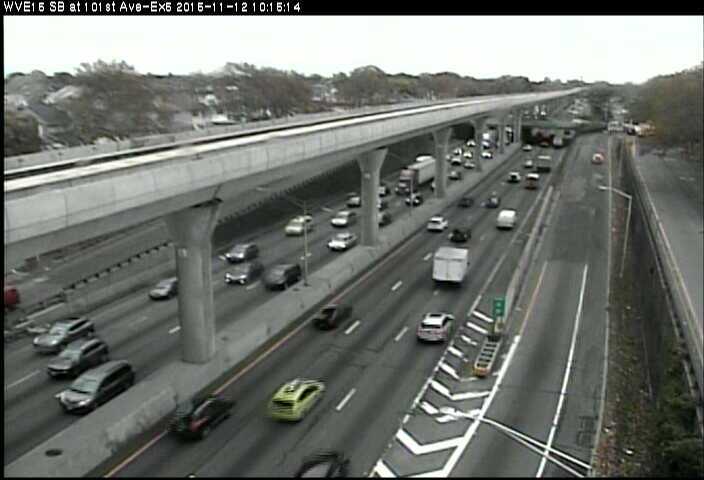
#> input picture final_project/camera_data/1447337910_cctv590.jpg, 704 x 480 px
$ jupyter execute --allow-errors project_image_processing_and_feature_extraction.ipynb   (shell and % lines are left out)   (older library calls are emulated)
#> lines starting #> are read from the running program, lines starting #| are printed output that depends on the picture
# Objective

The goal of this section of the project is to extract quantitative features from the traffic cameras.

We will attempt to obtain the following features from the captured images:
* Object count: We will obtain object count after applying various thresholding schemes.
* Standard deviation of the value of the pixels

# Image Processing and Feature Extraction

As proposed in the [data collection section](https://github.com/rmalarc/is602/blob/master/final_project/nyc_traffic_data_aggregator.ipynb), we collected still frames of the trafic cameras located at these locations:

* Van Wyck Expwy @ 87 Ave: http://nyctmc.org/google_popup.php?cid=590
* Van Wyck Expwy @ Hillside Ave: http://nyctmc.org/google_popup.php?cid=587
* Van Wyck Expwy @ 91 Ave: http://nyctmc.org/google_popup.php?cid=586
* Van Wyck Expwy @ 101 Ave SB: http://nyctmc.org/google_popup.php?cid=584
* Van Wyck Expwy @ 101 Ave NB: http://nyctmc.org/google_popup.php?cid=582

Let's look at a sample of the captured images:

<table><tr>
<td>VWE @ 101 Ave NB</td>
<td>VWE @ 101 Ave SB</td>
<td>VWE @ 91 Ave</td></tr><tr>
<td>VWE @ Hillside Ave</td>
<td>VWE @ 87 Ave</td>
<td></td></tr></table>

As we can see from the pictures above, all the cameras have a distinct vantage point of the road. The vantage point changes both the perspective and the real/apparent size of the vehicles on the road. In order to compensate for those we will:

* Identify a fixed-area sample within each image: Fortunately, we can rely on the number of [road stripes](http://researchnews.osu.edu/archive/seeline.htm) and [number of lanes](http://safety.fhwa.dot.gov/geometric/pubs/mitigationstrategies/chapter3/3_lanewidth.cfm) as a visual cue to obtain a fixed-area sample of the road . We will crop the images in order to obtain a sample the traffic over a 3-lane by 2-dash segment of the road (roughly 36'x80' area)
* Warp the sample area: The goal with this step is to undo the angular skew of the images. We will attempt to obtain a flat image as if the camera was positioned at a 90 degree angle relative to the road. Fortunatelly, skimage has good support for doing geometric transformations (http://scikit-image.org/docs/dev/auto_examples/applications/plot_geometric.html#example-applications-plot-geometric-py)

From the fixed-area sample we will obtain the following features for the analysis:

* Object Count
* Standard Deviation

In the next episode, we will attempt to model the observed car count in the road segment as a function of the object count or the standard deviation of the pixels in the image. The best model will win.

## The Code

[cell 1]
from __future__ import print_function

import math
import numpy as np
import matplotlib.pyplot as plt
import os
import pandas

#import scipy.ndimage as ndimage

from skimage.measure import label
from skimage import io
from skimage import transform as tf

from skimage.restoration import denoise_bilateral

In order to get the job done, let's define a couple of helper classes that will make our life easier:

* ImageIO: We'll use this class to define basic image i/o functionality, such as read, write and plotting.
* ImageTransform: This class inherits ImageIO and adds the transformation functionality that we want to achieve in the project.

[cell 2]
class ImageIO:
    def __init__(self):
        self.image = []
        self.image = np.ndarray(self.image)
        pass

    def load_image(self,filename):
        self.image = io.imread(filename,as_grey =True)

    def save_image(self,filename):
        io.imsave(filename,self.image)

    def plot(self):
        fig, ax1 = plt.subplots()
        ax1.imshow(self.image, cmap=plt.cm.gray)
        ax1.axis('off')
        plt.show()

class ImageProcessing(ImageIO):

    def denoise(self,sigma_range=0.05,sigma_spatial=15):
        self.image = denoise_bilateral(self.image
                                       , sigma_range=sigma_range
                                       , sigma_spatial=sigma_spatial)

    def threshold(self,threshold):
        self.image = (self.image > threshold)

#    def object_count(self):
#        return ndimage.label(self.image)[1]

    def object_count(self):
        return label(self.image).max()+1

    def warp(self, warp,width=160,height=80):
        src = np.array((
            (width, 0),
            (0, 0),
            (width, height),
            (0, height)
        ))

        tform3 = tf.ProjectiveTransform()
        tform3.estimate(src, warp)
        self.image = tf.warp(self.image, tform3, output_shape=(height, width))

Let's try it:

[cell 3]
image_raw = ImageProcessing()
#> (the rest of this cell did not finish here and is left out)

Now, by visual inspection we will obtain the coordinates of the largest visible 3-lane by 2-dash portion of the road.

For the vantage point above, the coordinates of the mask is:

`[
    (322, 262),
    (174, 370),
    (486, 275),
    (404, 396)
]`

[cell 4]
dst = np.array((
    (322, 262),
    (174, 370),
    (486, 275),
    (404, 396)
))
#> dst = [[322, 262], [174, 370], [486, 275], [404, 396]]

#> (the rest of this cell did not finish here and is left out)

image_raw.plot()
image_raw.image.std()

Now, let's de-noise the picture and get the standard deviation.

#> (a cell that did not finish here is left out)

image_raw.plot()
image_raw.image.std()

We can now threshold the image and obtain the object count.

[cell 6]
image_raw.threshold(image_raw.image.mean()*1.75)
#> (the rest of this cell did not finish here and is left out)

## Road Sample Masks

<table><tr>
<td>VWE @ 101 Ave NB - Cam 589</td>
<td>VWE @ 101 Ave SB - Cam 590</td>
<td>VWE @ 91 Ave - Cam 592</td></tr><tr>
<td>VWE @ Hillside Ave - Cam 593</td>
<td>VWE @ 87 Ave - Cam 594</td>
<td></td></tr></table>

[cell 7]
mask_589 = np.array((
    (322, 262),
    (174, 370),
    (486, 275),
    (404, 396)
))

mask_590 = np.array((
    (356, 288),
    (218, 397),
    (474, 296),
    (400, 418)
))

mask_592 = np.array((
    (383, 233),
    (151, 332),
    (522, 249),
    (369, 374)
))

mask_593 = np.array((
    (200, 316),
    (49, 405),
    (387, 330),
    (300, 422)
))

mask_594 = np.array((
    (227, 284),
    (0, 372),
    (331, 301),
    (121, 411)
))

[cell 8]
image_raw = ImageProcessing()
#> (the rest of this cell did not finish here and is left out)

image_raw.plot()

#> (a cell that did not finish here is left out)

image_raw.plot()
image_raw.image.std()

[cell 10]
image_raw = ImageProcessing()
image_raw.load_image('camera_data/1447337910_cctv590.jpg')
#> call 3 of load_image, with filename = 'camera_data/1447337910_cctv590.jpg'
image_raw.plot()

[cell 11]
image_raw.warp(mask_590)
#> call 3 of warp, with warp = array of shape (4, 2), width = 160, height = 80
#> in warp (call 3), `self.image = tf.warp(self.image, tform3, output_shape=(height, width))`:
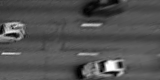
#> self.image: shape (80, 160) float64; min 0.00169, max 0.995, mean 0.325
image_raw.plot()
image_raw.image.std()
#> Out = 0.111

[cell 12]
image_raw = ImageProcessing()
#> (the rest of this cell did not finish here and is left out)

image_raw.plot()

#> (a cell that did not finish here is left out)

image_raw.plot()
image_raw.image.std()

[cell 14]
image_raw = ImageProcessing()
image_raw.load_image('camera_data/1447337910_cctv594.jpg')
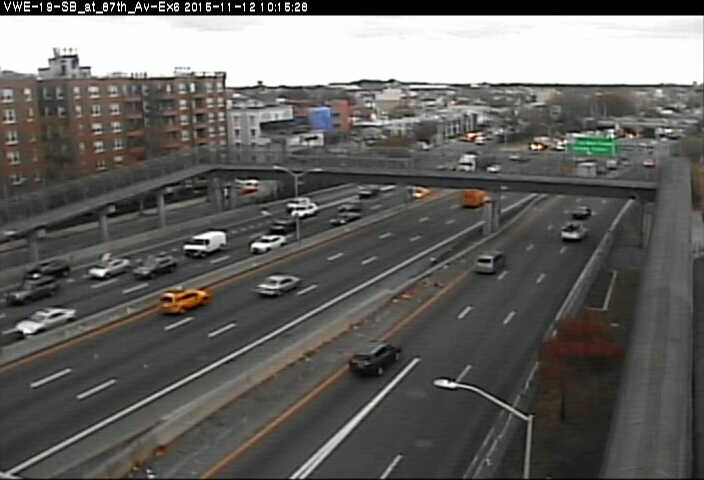
#> input picture final_project/camera_data/1447337910_cctv594.jpg, 704 x 480 px
image_raw.plot()

[cell 15]
image_raw.warp(mask_594)
#> in warp (call 5), `self.image = tf.warp(self.image, tform3, output_shape=(height, width))`:
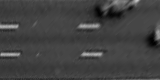
#> self.image: shape (80, 160) float64; min 0.00582, max 0.768, mean 0.26
image_raw.plot()
image_raw.image.std()
#> Out = 0.0683

## Bulk Feature Extraction

With all the pieces in place, we can now process all the available images and extract the desired features.

Please note that outlier images have been manually removed from the collection. These outliers include:
* Out of service images: This is displayed when the camera is being serviced
* Diferent vantage point images: Some of the cameras have PTZ capabilities (pan, tilt, zoom). This allows the operator to point the camera at will. Images not consistent with the above depicted orientation have been removed.

Let's extract the features and export them as csv including the following columns:
* timestamp
* filename
* camera_id
* image_std
* image_object_ct : Object count at threshold level > mean * 0.75
* image_object_ct_l : Object count at threshold level < mean - std (The left tail)
* image_object_ct_r : Object count at threshold level > mean + std (The right tail)
* image_object_ct_lr : Object count at threshold level > mean + std OR < mean - std (the left and right tails)
* image_object_ct_c : Object count at threshold level < mean + std AND > mean - std (the center cut)

Let's code:

[cell 16]
image_raw = ImageProcessing()
base_dir = "./camera_data/"

features = []

#> (the rest of this cell did not finish here and is left out)

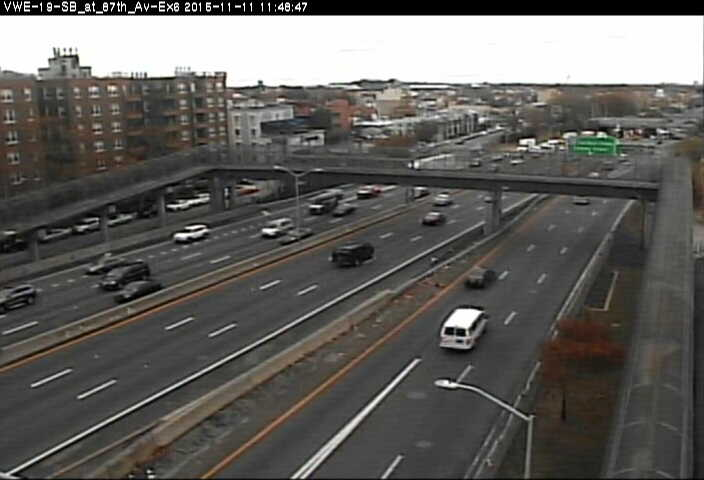
#> input picture final_project/camera_data/1447257114_cctv594.jpg, 704 x 480 px
        image_raw.warp(mask)
#> in warp (call 6), `self.image = tf.warp(self.image, tform3, output_shape=(height, width))`:
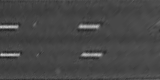
#> self.image: shape (80, 160) float64; min 0.101, max 0.81, mean 0.279
        image_raw.denoise(sigma_range=0.1,sigma_spatial=5)
